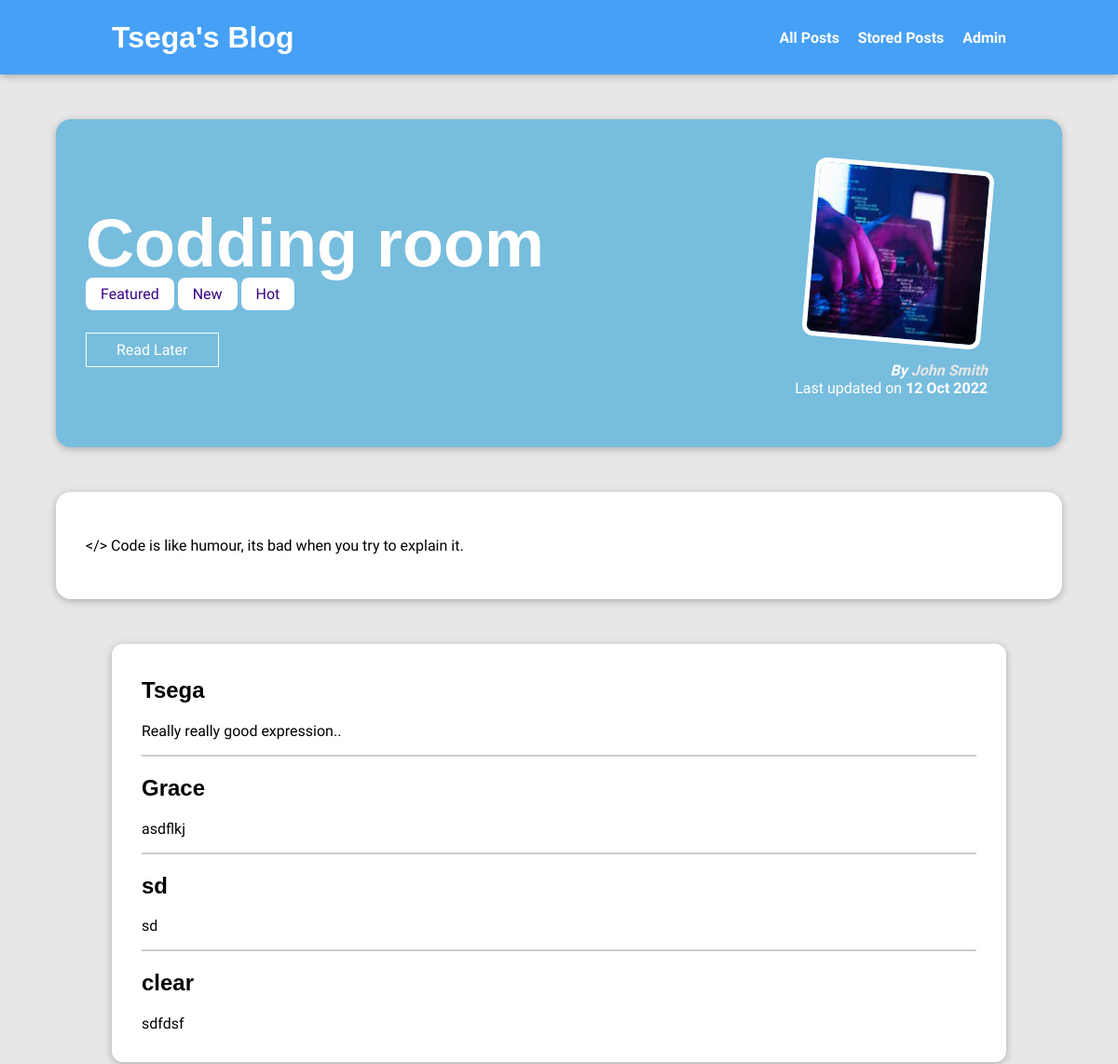
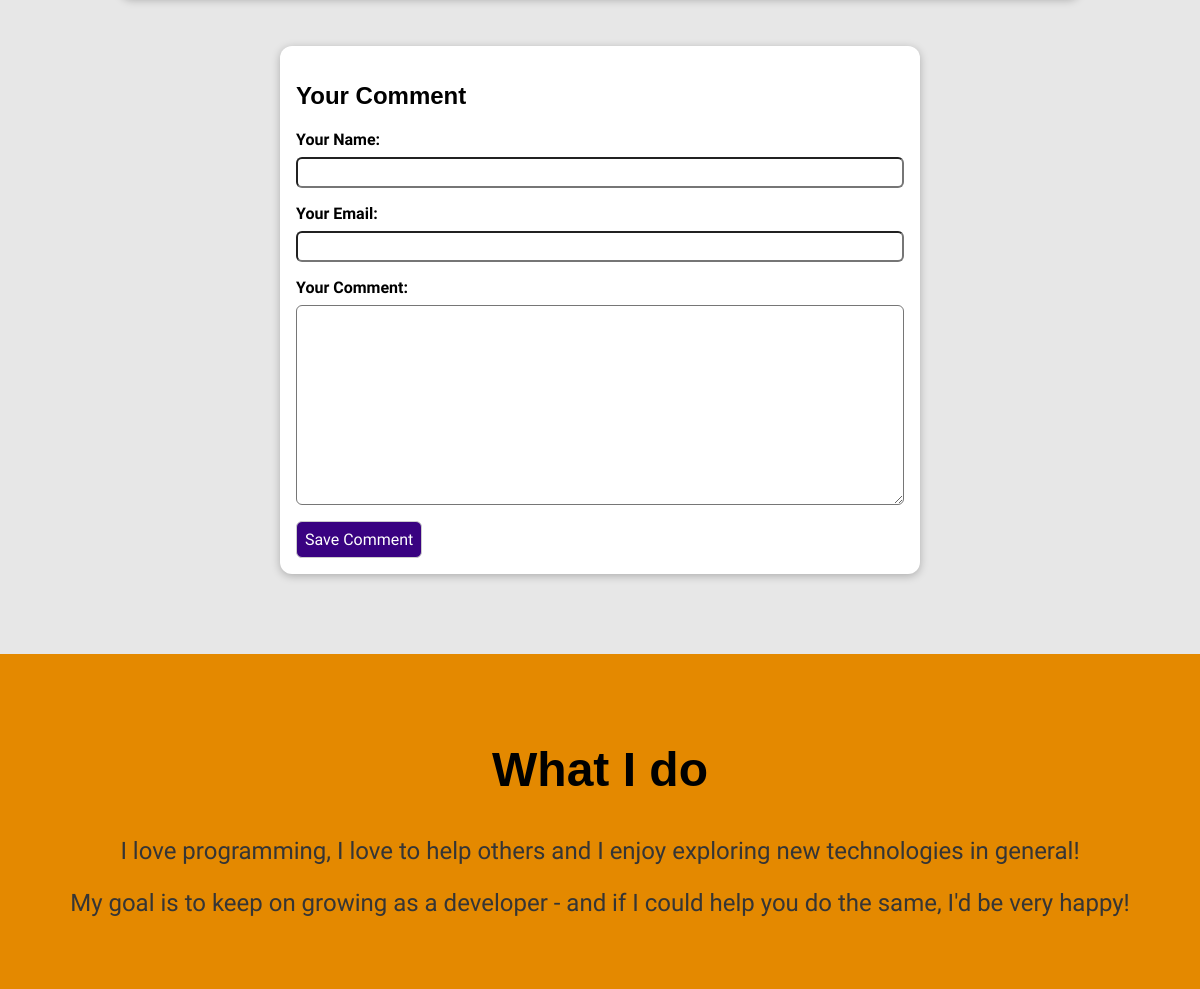
The app's page /posts/codding-room with its own data (2 pictures, top to bottom).
### blog/models.py (models this page shows, shortened)
class Post(models.Model):
    title = models.CharField(max_length=150)
    excerpt = models.CharField(max_length=200)
    image = models.ImageField(upload_to="posts", null = True)
    date =  models.DateField(auto_now=True)
    slug = models.SlugField(unique=True, db_index=True)
    content = models.TextField(validators=[MinLengthValidator(10)])
    author = models.ForeignKey(Author, null = True, on_delete=models.SET_NULL, related_name="posts")
    tags = models.ManyToManyField(Tag)

class Tag(models.Model):
    caption = models.CharField(max_length=20)

class Author(models.Model):
    firts_name = models.CharField(max_length=100)
    last_name = models.CharField(max_length=100)
    email_address= models.EmailField()
    def full_name(self):
        return f"{self.firts_name} {self.last_name}"
    def __str__(self):
        return self.full_name()

class Comment(models.Model):
    user_name = models.CharField(max_length =120)
    user_email = models.EmailField()
    text = models.TextField(max_length= 400)
    post = models.ForeignKey(Post, on_delete = models.CASCADE, related_name="comments" )

### blog/views.py (the view, shortened to what this page needs)
# urls.py: path("posts/<slug:slug>",views.SinglePostsView.as_view(),name="posts-detail-page"), #/posts/my-first-post
class SinglePostsView(View):
    def is_stored_posts(self,request, post_id):
        stored_posts = request.session.get('stored_posts')
        if stored_posts is not None:
            is_saved_for_later = post_id in stored_posts
        else:
            is_saved_for_later = False
        return is_saved_for_later
    def get(self, request ,slug):
        post = Post.objects.get(slug=slug)
        context ={
            'post':post,
            "post_tags":post.tags.all(),
            "comment_form":CommentForm(),
            "comments":post.comments.all().order_by('-id'),
            "saved_for_later":self.is_stored_posts(request,post.id),
        }
        return render(request, "blog/post-detail.html",context)

### blog/forms.py
class CommentForm(forms.ModelForm):
   class Meta:
      model = Comment
      exclude = ["post"]
      labels = {
         "user_name": "Your Name",
         "user_email": "Your Email",
         "text": "Your Comment",
      }

### blog/templates/blog/post-detail.html (shortened to what this page needs)
{% extends 'base.html' %}
{% load static %}
{% block css_files %}
<link rel ="stylesheet" href="{% static "blog/post-detail.css" %}">
{% endblock  %}
{% block  content%}
<section id="summary">
  <h2>{{post.title }} </h2>
  <div>
    {% for tag in post_tags %}
    <span class= "tags">{{tag.caption}}</span>
    {% endfor %}
  </div>
  <div id="read-later">
    <form action="{% url 'read-later'%}" method ="POST">
      <button>
      {% if saved_for_later %}
        Remove from "Read Later" List
      {% else %}
       Read Later
      {%endif%}
      </button>
    </form>
  </div>
       <article>
        <img src="{{post.image.url}}" alt="{{post.title}}"/>
        <address>By <a href= "mailto: {{post.author.email_address}}" >{{post.author}}</a></address>
        <div>Last updated on <time>{{post.date|date:"d M Y"}}</time>
        </div>
       </article>
</section>
<main>
{{post.content|linebreaks}}
</main>
<section id ="comments">
  <ul>
    {% for comment in comments %}
     <li>
      <h2> {{comment.user_name}}</h2>
        <p>{{comment.text|linebreaks}}</p>
     </li>
    {% endfor %}
  </ul>
</section>
<section  id ="comment-form">
  <h2> Your Comment</h2>
  <form action ="{% url 'posts-detail-page' post.slug %}" method="POST">
    {%for form_field in comment_form %}
    <div class ="form-control {% if form_field.errors %}invalid{% endif %}">
       {{form_field.label_tag}}
       {{form_field}}
    </div>
  {%endfor%}
  <button>Save Comment</button>
  </form>
</section>
{% include 'footer.html' %}
{% endblock  %}

### static/app.css (style rules this page uses)
* { box-sizing: border-box; }
html { font-family: 'Roboto Condensed', sans-serif; }
body { margin: 0; }
h1, h2, h3 { font-family: 'Loto', sans-serif; font-weight: bold; }

### blog/static/blog/post-detail.css (style rules this page uses)
body { background-color: #e7e7e7; }
#summary { margin: 8rem auto 3rem auto; padding: 2rem; width: 90%; border-radius: 16px; background-color: #77bddd; position: relative; box-shadow: 0 2px 8px rgba(0, 0, 0, 0.25); height: 22rem; }
#summary h2 { color: white; font-size: 4.5rem; margin-bottom: 0.25rem; }
#summary article { position: absolute; top: 2rem; right: 3rem; padding: 1rem 2rem; border-radius: 12rem; text-align: right; color: white; }
#summary article img { width: 12rem; height: 12rem; border-radius: 12px; transform: rotateZ(5deg); border: 5px solid white; margin-bottom: 1rem; }
#summary address { font-weight: bold; }
#summary address a { color: #e7e7e7; text-decoration: none; }
#summary time { font-weight: bold; }
main { margin: auto; padding: 2rem; width: 90%; border-radius: 16px; background-color: white; position: relative; box-shadow: 0 2px 8px rgba(0, 0, 0, 0.25); }
.tags { background-color: white; color: #390281; padding: 0.5rem 1rem; border-radius: 8px; }
#comment-form { margin: 3rem auto; width: 90%; max-width: 40rem; border-radius: 12px; background-color: white; box-shadow: 0 2px 8px rgba(0, 0, 0, 0.25); padding: 1rem; }
#comment-form button { font: inherit; background-color: #390281; color: white; border: 1px solid #390281; padding: 0.5rem; border-radius: 6px; border: 1px solid #ccc; }
.form-control { margin-bottom: 1rem; }
.form-control label { font-weight: bold; margin-bottom: 0.5rem; display: block; }
.form-control input, .form-control textarea { display: block; width: 100%; font: inherit; padding: 0.25rem; border-radius: 6px; }
#comments { margin: 3rem auto; width: 90%; max-width: 60rem; border-radius: 12px; background-color: white; box-shadow: 0 2px 8px rgba(0, 0, 0, 0.25); padding: 1rem 2rem; }
#comments ul { list-style: none; margin: 0; padding:0; }
#comments li { margin-bottom: 1rem; border-bottom: 2px solid #ccc; }
#comments li:last-of-type { border-bottom:none; }
#read-later { margin: 2rem 0; }
#read-later button { background-color: transparent; border: 1px solid white; padding:0.5rem 2rem; font:inherit; color:white; cursor: pointer; }

### records on screen
Post: title "Codding room", image (picture), author "John Smith", date "12 Oct 2022", content "</> Code is like humour, its bad when you try to explain it."
Tag: caption "Featured"
Tag: caption "New"
Tag: caption "Hot"
Comment: user_name "Tsega", text "Really really good expression.."
Comment: user_name "Grace", text "asdflkj"
Comment: user_name "sd", text "sd"
Comment: user_name "clear", text "sdfdsf"
